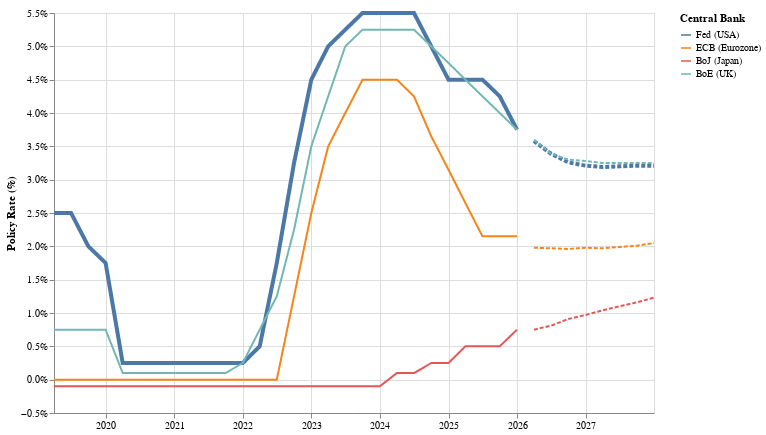

Write notebook code for a chart like this one.
### Markdown cell above
# Central Bank Policy Rates - History vs. Forecast
© 2026 Jim Domeij

The chart shows quarterly policy rates from 2019 onward for the US (Fed), Eurozone (ECB), UK (BoE), and Japan (BoJ), extended with Bloomberg’s median economist forecasts through 2027. Solid line segments represent realized (actual) policy settings, while dashed segments show the current consensus expected path as of the data pull date. Comparing levels and slopes highlights where markets expect tightening, easing, or prolonged stability—and how the projected policy divergence/convergence evolves across regions.

### Code cell
import json
from pathlib import Path

import altair as alt

alt.renderers.set_embed_options(actions=False)
chart_file = Path("docs/examples/macro") / "cb-policy-rates-hero.json"
with open(chart_file) as f:
    spec = json.load(f)
alt.Chart.from_dict(spec)

### Figure 1 — Vega-Lite specification as saved in the notebook (floating-point values rounded to 4 significant figures; data arrays with more than 128 entries replaced by an {"elided": "..."} marker saying what was removed)
{"config": {"view": {"continuousWidth": 300, "continuousHeight": 300}}, "data": {"name": "data-acafbb71a8f6a334bb213feedd7bb6e6"}, "mark": {"type": "line"}, "datasets": {"data-acafbb71a8f6a334bb213feedd7bb6e6": {"elided": "144 records"}}, "encoding": {"color": {"field": "ID", "scale": {"domain": ["Fed (USA)", "ECB (Eurozone)", "BoJ (Japan)", "BoE (UK)"]}, "title": "Central Bank", "type": "nominal"}, "size": {"condition": {"test": "(datum.ID === 'Fed (USA)')", "value": 4}, "value": 2}, "strokeDash": {"field": "ACT_EST_DATA", "legend": null, "type": "nominal"}, "tooltip": [{"field": "ID", "type": "nominal"}, {"field": "PERIOD_REFERENCE_DATE", "type": "temporal"}, {"field": "#policy_rate", "type": "quantitative"}, {"field": "ACT_EST_DATA", "type": "nominal"}], "x": {"field": "PERIOD_REFERENCE_DATE", "title": null, "type": "temporal"}, "y": {"axis": {"format": "%"}, "field": "pr", "title": "Policy Rate (%)", "type": "quantitative"}}, "height": 400, "width": 600, "$schema": "https://vega.github.io/schema/vega-lite/v6.1.0.json"}
